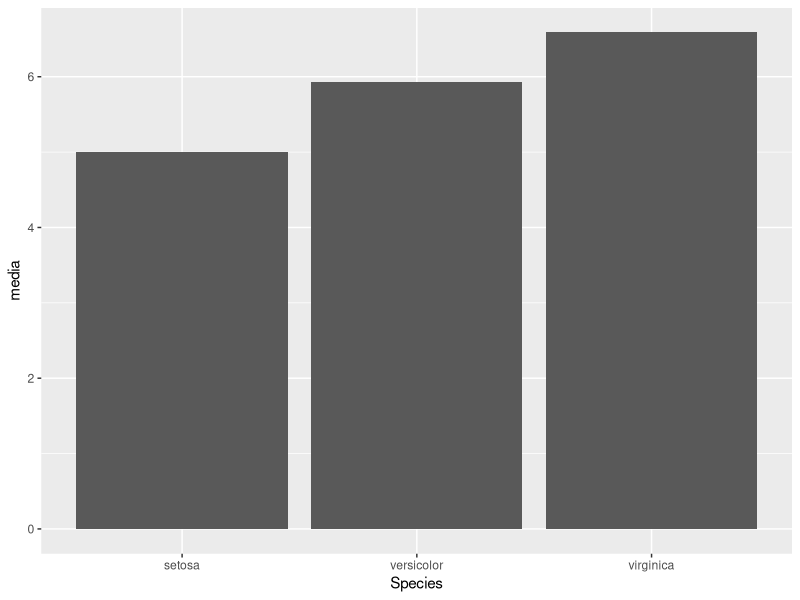
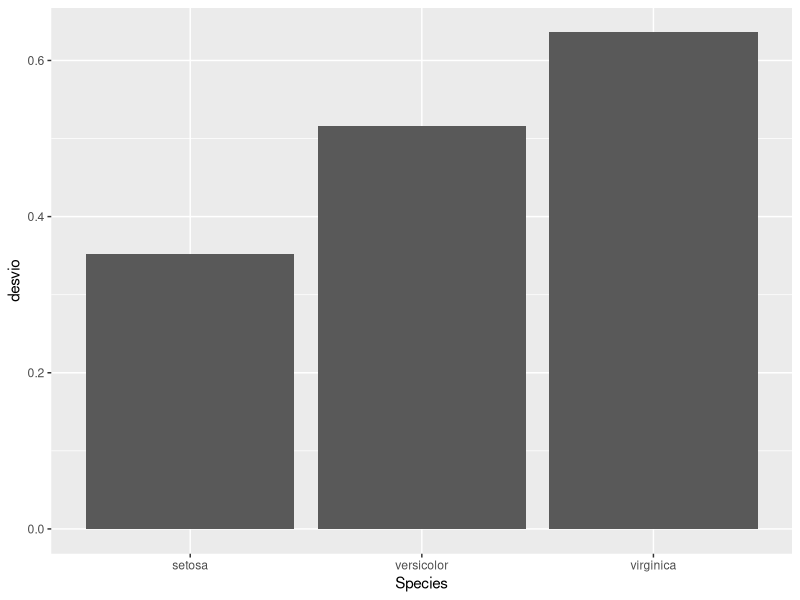
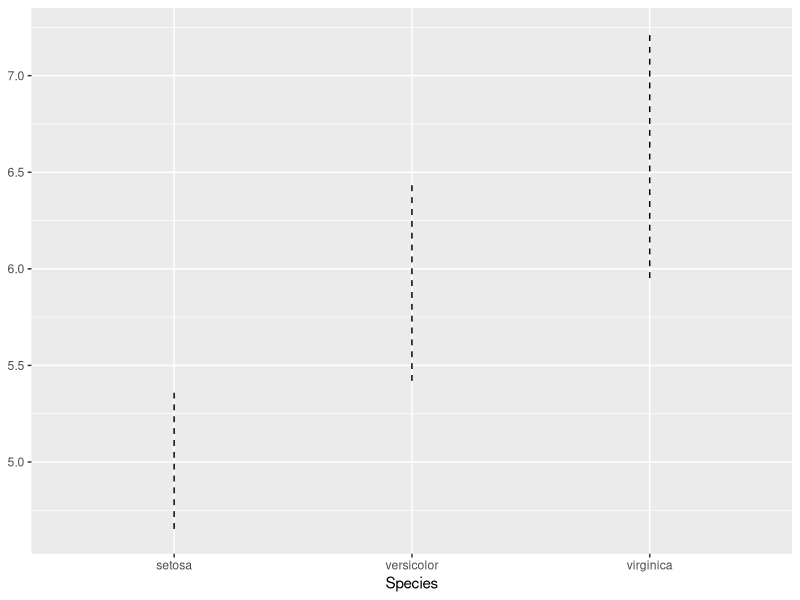
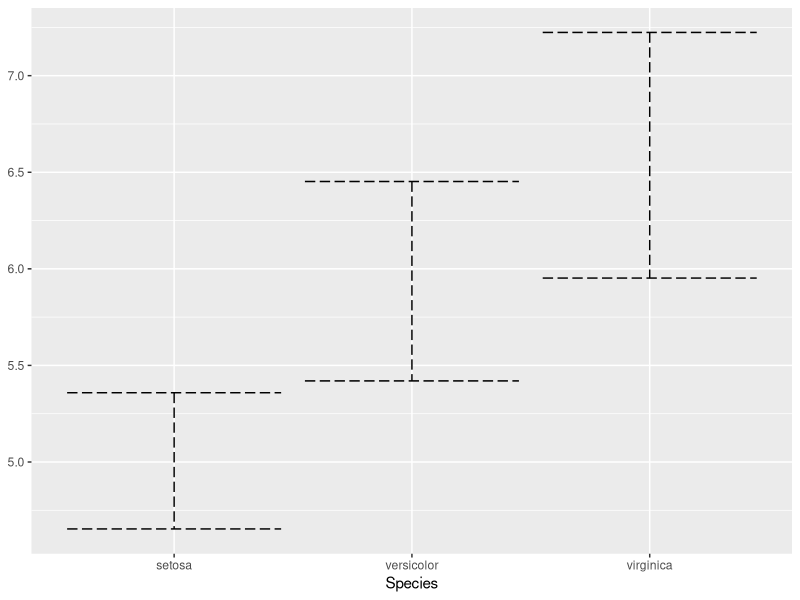
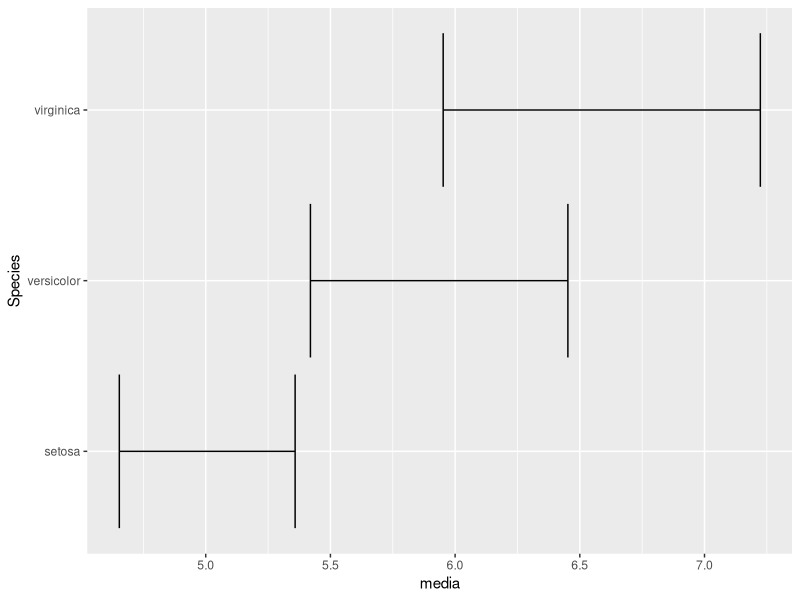
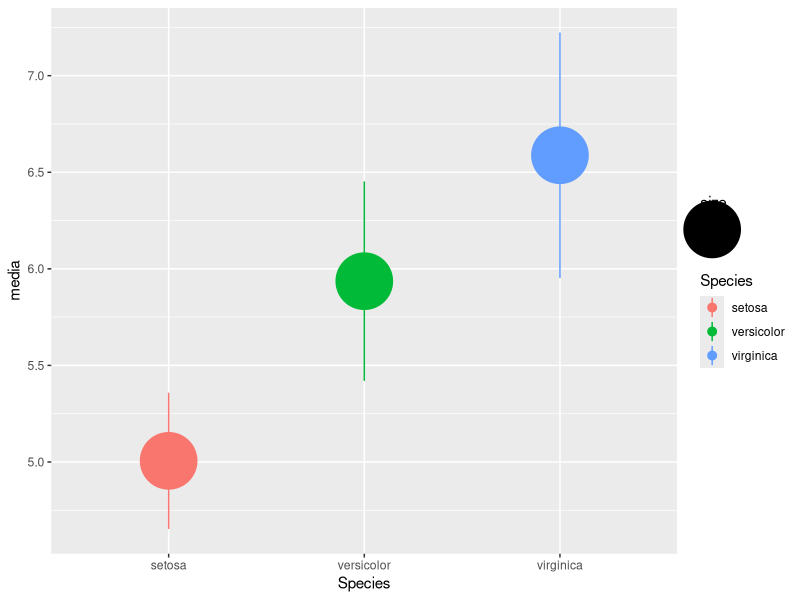
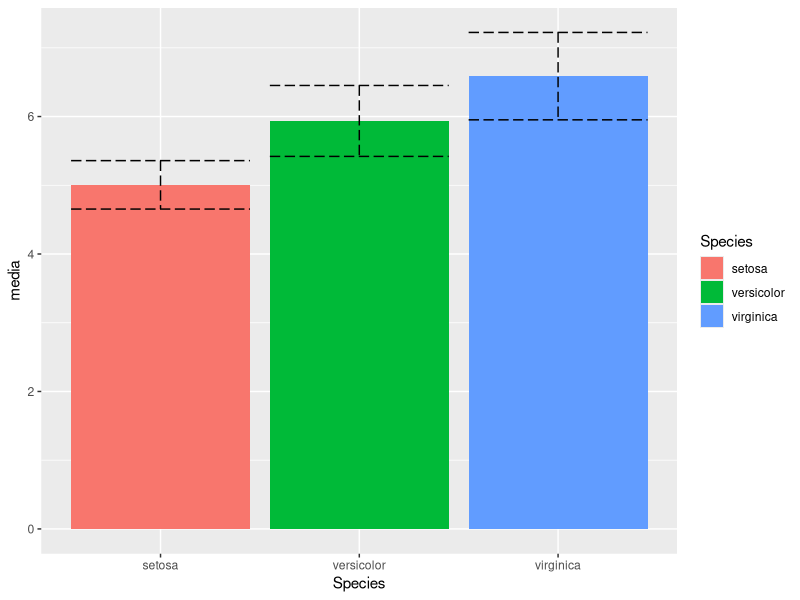
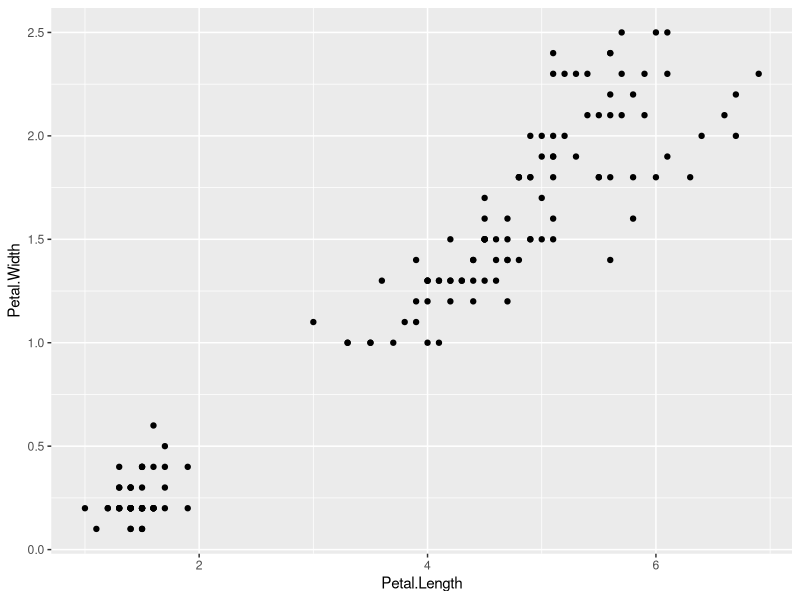

Write the R code that produced these figures, in order.
library(tidyverse)
graf<- iris %>% group_by(Species) %>% summarise(media = mean(Sepal.Length),desvio = sd(Sepal.Length)) 
View(graf)
g<- ggplot(graf)
g+geom_col(aes(x=Species, y=media))
g+geom_col(aes(x=Species, y=desvio))
g+geom_linerange(aes(x=Species, ymin=media-desvio,ymax=media+desvio),linetype="dashed")
g+geom_errorbar(aes(x=Species, ymin=media-desvio,ymax=media+desvio),
linetype="longdash")
g+geom_errorbarh(aes(y=Species,x=media, xmin=media-desvio,xmax=media+desvio))
g+geom_pointrange(aes(x=Species, y=media, ymin=media-desvio, ymax=media+desvio,colour=Species,size=3))
g+geom_col(aes(x=Species, y=media, fill=Species))+
  geom_errorbar(aes(x=Species,ymin=media-desvio,ymax=media+desvio),linetype="longdash")
g1<- ggplot(iris)
View(g1)
g1 + geom_point(aes(x=Petal.Length,y=Petal.Width))
g1 + geom_point(aes(x=Petal.Length,y=Petal.Width, colour=Species))
g1 + geom_point(aes(x=Petal.Length,y=Petal.Width, shape=Species))
g1 + geom_point(aes(x=Petal.Length,y=Petal.Width, colour=Species, shape=Species))

g1 + geom_jitter(aes(x=Petal.Length, y=Petal.Width))
g1 + geom_line(aes(Petal.Length,Petal.Width))
View(economics)

j<-ggplot(economics)

View(j)

j+ geom_line(aes(date,unemploy))
j+ geom_area(aes(date,unemploy))
















